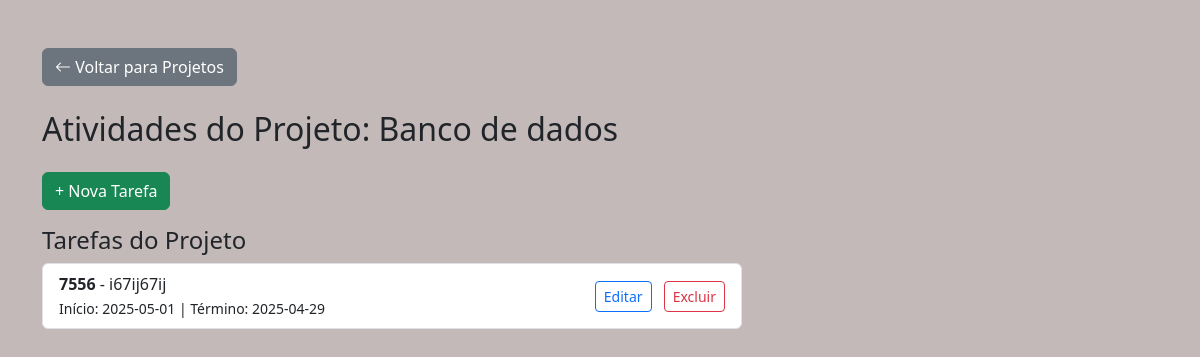
Before: /projeto/16/tarefas with the older database file.
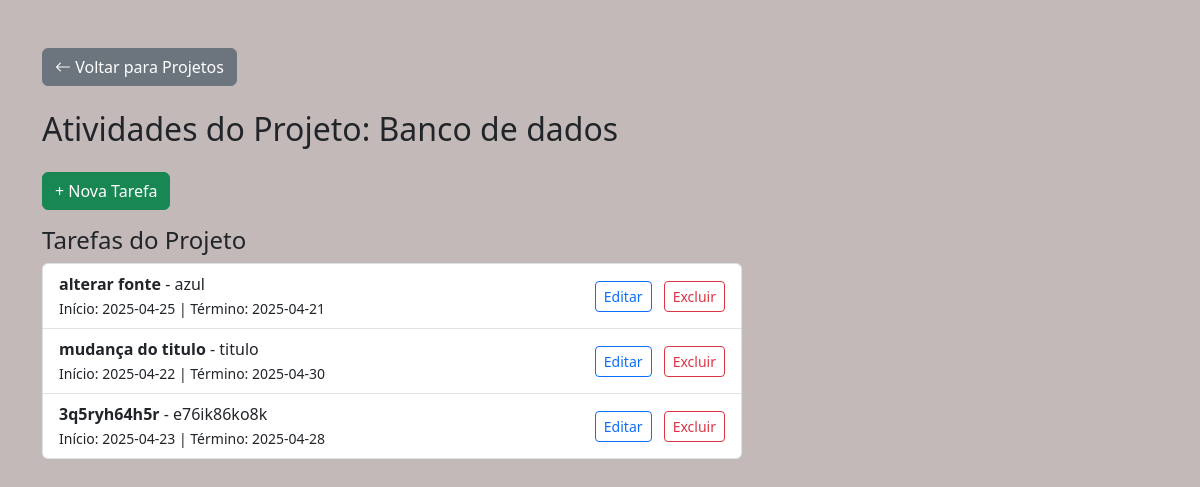
After: the same page with the newer database file.
### tables this page shows
CREATE TABLE projetos (
            id INTEGER PRIMARY KEY AUTOINCREMENT,
            nome TEXT NOT NULL,
            descricao TEXT
        , data_inicio DATE, data_fim DATE, responsavel TEXT, equipe TEXT);

CREATE TABLE tarefas (
            id INTEGER PRIMARY KEY AUTOINCREMENT,
            projeto_id INTEGER NOT NULL,
            nome TEXT NOT NULL,
            descricao TEXT,
            data_inicio DATE,
            data_fim DATE,
            FOREIGN KEY (projeto_id) REFERENCES projetos(id)
        );

### routes/tarefa_route.py (the view)
@tarefa_route.route('/projeto/<int:projeto_id>/tarefas')
def tarefas_do_projeto(projeto_id):
    projeto = buscar_projeto_por_id(projeto_id)
    tarefas = buscar_tarefas_por_projeto(projeto_id)
    return render_template('tarefas.html', projeto=projeto, tarefas=tarefas)

### db.py (called while the page is built)
def buscar_projeto_por_id(id):
    conn = sqlite3.connect('banco.db')
    conn.row_factory = sqlite3.Row
    cursor = conn.cursor()
    cursor.execute('SELECT id, nome, descricao, data_inicio, data_fim, responsavel, equipe FROM projetos WHERE id = ?', (id,))
    projeto = cursor.fetchone()
    conn.close()
    return projeto

def buscar_tarefas_por_projeto(projeto_id):
    conn = sqlite3.connect('banco.db')
    conn.row_factory = sqlite3.Row
    cursor = conn.cursor()
    cursor.execute('''SELECT id, nome, descricao, data_inicio, data_fim FROM tarefas WHERE projeto_id = ?''', (projeto_id,))
    tarefas = cursor.fetchall()
    conn.close()
    return tarefas

### templates/tarefas.html (shortened to what this page needs)
<!DOCTYPE html>
<html lang="pt-br">
<head>
    <link href="https://cdn.jsdelivr.net/npm/bootstrap@5.3.2/dist/css/bootstrap.min.css" rel="stylesheet">
    <link href="https://cdn.jsdelivr.net/npm/bootstrap-icons@1.10.5/font/bootstrap-icons.css" rel="stylesheet">
</head>
<body style="background-color: rgba(195, 185, 185, 0.991);">
<div class="container mt-5">
    <div>
        <a href="{{ url_for('projeto_route.listar_projetos') }}" class="btn btn-secondary mb-4">
            <i class="bi bi-arrow-left"></i> Voltar para Projetos
        </a>
        <h2 class="mb-4">Atividades do Projeto: {{ projeto['nome'] }}</h2>
        {% if not tarefa %}
            <button class="btn btn-success mb-3" onclick="toggleCardForm()">+ Nova Tarefa</button>
        {% endif %}
        <div style="max-width: 700px;">
            <h4>Tarefas do Projeto</h4>
            <ul class="list-group">
                {% for tarefa in tarefas %}
                    <li class="list-group-item d-flex justify-content-between align-items-center">
                        <div>
                            <strong>{{ tarefa['nome'] }}</strong> - {{ tarefa['descricao'] }} <br>
                            <small>Início: {{ tarefa['data_inicio'] }} | Término: {{ tarefa['data_fim'] }}</small>
                        </div>
                        <div>
                            <a  href="{{ url_for('tarefa_route.editar_tarefa', id=tarefa['id']) }}" class="btn btn-outline-primary btn-sm ms-2">Editar</a>
                            <form  action="{{ url_for('tarefa_route.excluir_tarefa_route', id=tarefa['id']) }}" method="POST" class="d-inline ms-2" onsubmit="return confirm('Tem certeza que deseja excluir esta tarefa?')">
                                <button type="submit" class="btn btn-outline-danger btn-sm">Excluir</button>
                            </form>
                        </div>
                    </li>
                {% endfor %}
            </ul>
        </div>
    </div>
</div>
</body>
</html>

Changed rows visible on the page:
removed tarefas: nome "7556", descricao "i67ij67ij", data_inicio "2025-05-01", data_fim "2025-04-29"
added tarefas: nome "alterar fonte", descricao "azul", data_inicio "2025-04-25", data_fim "2025-04-21"
added tarefas: nome "mudança do titulo", descricao "titulo", data_inicio "2025-04-22", data_fim "2025-04-30"
added tarefas: nome "3q5ryh64h5r", descricao "e76ik86ko8k", data_inicio "2025-04-23", data_fim "2025-04-28"
